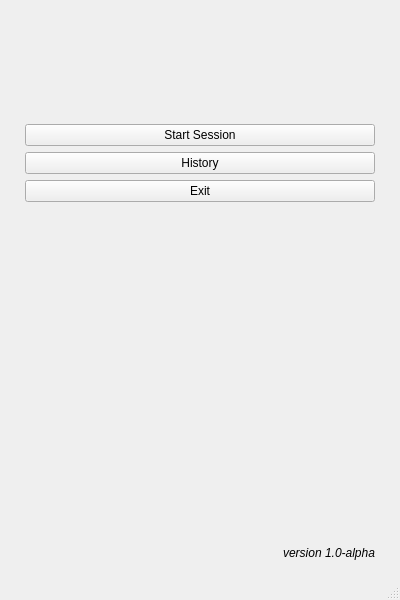
<?xml version="1.0" encoding="UTF-8"?>
<ui version="4.0">
 <class>MainWindow</class>
 <widget class="QMainWindow" name="MainWindow">
  <property name="geometry">
   <rect>
    <x>0</x>
    <y>0</y>
    <width>400</width>
    <height>600</height>
   </rect>
  </property>
  <property name="minimumSize">
   <size>
    <width>400</width>
    <height>500</height>
   </size>
  </property>
  <property name="windowTitle">
   <string/>
  </property>
  <property name="unifiedTitleAndToolBarOnMac">
   <bool>true</bool>
  </property>
  <widget class="QWidget" name="centralwidget">
   <layout class="QGridLayout" name="gridLayout">
    <item row="0" column="0">
     <widget class="QStackedWidget" name="stackedWidget">
      <property name="currentIndex">
       <number>0</number>
      </property>
      <widget class="QWidget" name="menuPage">
       <layout class="QGridLayout" name="gridLayout_5">
        <item row="0" column="0">
         <widget class="QLabel" name="label_4">
          <property name="sizePolicy">
           <sizepolicy hsizetype="Fixed" vsizetype="Fixed">
            <horstretch>0</horstretch>
            <verstretch>0</verstretch>
           </sizepolicy>
          </property>
          <property name="minimumSize">
           <size>
            <width>350</width>
            <height>100</height>
           </size>
          </property>
          <property name="text">
           <string/>
          </property>
          <property name="pixmap">
           <pixmap resource="resources.qrc">:/logo/english_logo.png</pixmap>
          </property>
          <property name="scaledContents">
           <bool>true</bool>
          </property>
          <property name="alignment">
           <set>Qt::AlignCenter</set>
          </property>
          <property name="textInteractionFlags">
           <set>Qt::NoTextInteraction</set>
          </property>
         </widget>
        </item>
        <item row="1" column="0">
         <layout class="QGridLayout" name="gridLayout_6">
          <item row="0" column="0">
           <widget class="QPushButton" name="startSession">
            <property name="text">
             <string>Start Session</string>
            </property>
           </widget>
          </item>
          <item row="1" column="0">
           <widget class="QPushButton" name="pushButton">
            <property name="text">
             <string>History</string>
            </property>
           </widget>
          </item>
          <item row="2" column="0">
           <widget class="QPushButton" name="go2exit">
            <property name="text">
             <string>Exit</string>
            </property>
           </widget>
          </item>
          <item row="3" column="0">
           <widget class="QLabel" name="label_5">
            <property name="sizePolicy">
             <sizepolicy hsizetype="Preferred" vsizetype="Minimum">
              <horstretch>0</horstretch>
              <verstretch>0</verstretch>
             </sizepolicy>
            </property>
            <property name="text">
             <string>&lt;i&gt;version 1.0-alpha&lt;/i&gt;</string>
            </property>
            <property name="textFormat">
             <enum>Qt::RichText</enum>
            </property>
            <property name="alignment">
             <set>Qt::AlignBottom|Qt::AlignRight|Qt::AlignTrailing</set>
            </property>
           </widget>
          </item>
         </layout>
        </item>
       </layout>
      </widget>
      <widget class="QWidget" name="choiceTest">
       <layout class="QGridLayout" name="gridLayout_2">
        <item row="0" column="0">
         <layout class="QVBoxLayout" name="verticalLayout">
          <item>
           <widget class="QLabel" name="label">
            <property name="text">
             <string>TextLabel</string>
            </property>
           </widget>
          </item>
          <item>
           <layout class="QGridLayout" name="choiceOptionsGrid" columnminimumwidth="0">
            <item row="0" column="0">
             <widget class="QPushButton" name="choiceOption1">
              <property name="text">
               <string>PushButton</string>
              </property>
             </widget>
            </item>
            <item row="2" column="0">
             <widget class="QPushButton" name="choiceOption3">
              <property name="text">
               <string>PushButton</string>
              </property>
             </widget>
            </item>
            <item row="5" column="0">
             <widget class="QPushButton" name="choiceOption6">
              <property name="text">
               <string>PushButton</string>
              </property>
             </widget>
            </item>
            <item row="4" column="0">
             <widget class="QPushButton" name="choiceOption5">
              <property name="text">
               <string>PushButton</string>
              </property>
             </widget>
            </item>
            <item row="1" column="0">
             <widget class="QPushButton" name="choiceOption2">
              <property name="text">
               <string>PushButton</string>
              </property>
             </widget>
            </item>
            <item row="3" column="0">
             <widget class="QPushButton" name="choiceOption4">
              <property name="text">
               <string>PushButton</string>
              </property>
             </widget>
            </item>
           </layout>
          </item>
         </layout>
        </item>
       </layout>
      </widget>
      <widget class="QWidget" name="inputTest">
       <layout class="QGridLayout" name="gridLayout_4">
        <item row="0" column="0">
         <widget class="QLabel" name="label_2">
          <property name="text">
           <string>TextLabel</string>
          </property>
         </widget>
        </item>
        <item row="1" column="0">
         <layout class="QHBoxLayout" name="horizontalLayout">
          <item>
           <widget class="QLineEdit" name="inputAnswerInput"/>
          </item>
          <item>
           <widget class="QPushButton" name="inputSubmitButton">
            <property name="text">
             <string>PushButton</string>
            </property>
           </widget>
          </item>
         </layout>
        </item>
       </layout>
      </widget>
      <widget class="QWidget" name="checkTest">
       <layout class="QGridLayout" name="gridLayout_3">
        <item row="0" column="1">
         <layout class="QVBoxLayout" name="verticalLayout_2">
          <item>
           <widget class="QLabel" name="label_3">
            <property name="text">
             <string>TextLabel</string>
            </property>
           </widget>
          </item>
          <item>
           <widget class="QComboBox" name="checkBox">
            <property name="frame">
             <bool>true</bool>
            </property>
           </widget>
          </item>
          <item>
           <widget class="QPushButton" name="checkSubmitButton">
            <property name="text">
             <string>PushButton</string>
            </property>
           </widget>
          </item>
         </layout>
        </item>
       </layout>
      </widget>
     </widget>
    </item>
   </layout>
  </widget>
  <widget class="QStatusBar" name="statusbar"/>
 </widget>
 <resources>
  <include location="resources.qrc"/>
 </resources>
 <connections/>
</ui>
